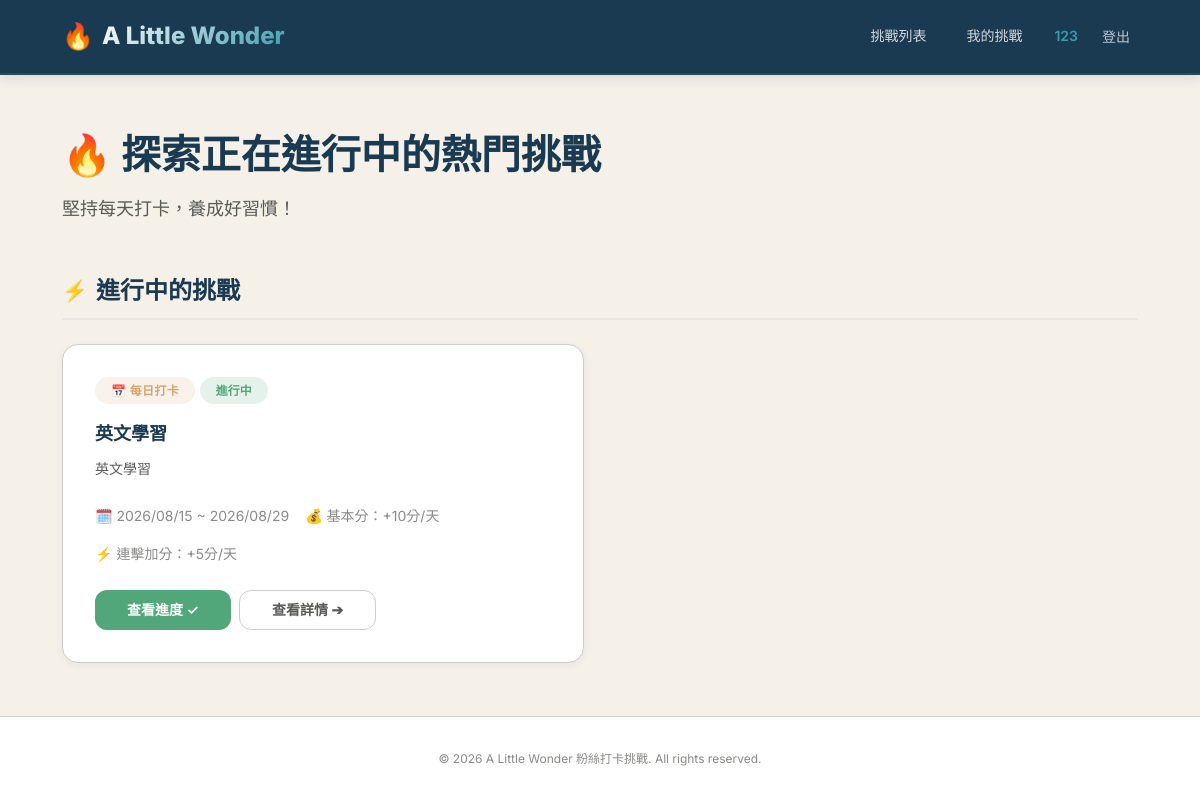
The page /challenges/ (signed in) on the database its author committed.
### challenges/models.py (models this page shows, shortened)
class Challenge(models.Model):
    TYPE_CHOICES = [
        ('daily', '每日挑戰'),
        ('weekly', '每週挑戰'),
    ]
    title = models.CharField('挑戰標題', max_length=100, db_index=True)
    description = models.TextField('挑戰說明')
    challenge_type = models.CharField(
        '挑戰類型', max_length=20, choices=TYPE_CHOICES, default='daily'
    )
    start_at = models.DateTimeField('開始時間')
    end_at = models.DateTimeField('結束時間')
    is_active = models.BooleanField('是否進行中', default=True, db_index=True)
    share_enabled = models.BooleanField('啟用分享', default=True)
    points_per_checkin = models.PositiveIntegerField('每次打卡基礎分數', default=10)
    bonus_for_streak = models.PositiveIntegerField('連續打卡額外加分', default=5)
    created_at = models.DateTimeField('建立時間', auto_now_add=True)
    updated_at = models.DateTimeField('更新時間', auto_now=True)
    class Meta:
        verbose_name = '挑戰活動'
        verbose_name_plural = '挑戰活動清單'
        ordering = ['-created_at']

### challenges/views.py (the view)
# urls.py: path('', views.ChallengeListView.as_view(), name='list'),
class ChallengeListView(ListView):
    model = Challenge
    template_name = 'challenges/challenge_list.html'
    context_object_name = 'challenges'
    def get_queryset(self):
        now = timezone.now()
        return Challenge.objects.filter(
            is_active=True,
            end_at__gte=now,
        ).order_by('-start_at')
    def get_context_data(self, **kwargs):
        context = super().get_context_data(**kwargs)
        now = timezone.now()
        ongoing = []
        upcoming = []
        for challenge in context['challenges']:
            if challenge.start_at <= now:
                ongoing.append(challenge)
            else:
                upcoming.append(challenge)
        context['ongoing_challenges'] = ongoing
        context['upcoming_challenges'] = upcoming
        if self.request.user.is_authenticated:
            joined_ids = set(
                Participant.objects.filter(
                    user=self.request.user
                ).values_list('challenge_id', flat=True)
            )
            context['joined_challenge_ids'] = joined_ids
        return context

### templates/challenges/challenge_list.html (shortened to what this page needs)
{% extends "base.html" %}
{% block content %}
<div class="page-header">
  <h1 class="page-title">🔥 探索正在進行中的熱門挑戰</h1>
  <p class="page-subtitle">堅持每天打卡，養成好習慣！</p>
</div>
{% if ongoing_challenges %}
<section>
  <div class="section-header">
    <span class="section-icon">⚡</span>
    <h2 class="section-title">進行中的挑戰</h2>
  </div>
  <div class="card-grid">
    {% for challenge in ongoing_challenges %}
    <div class="card challenge-card" id="challenge-card-{{ challenge.id }}">
      <span class="challenge-type-badge {% if challenge.challenge_type == 'daily' %}badge-daily{% else %}badge-weekly{% endif %}">
        {% if challenge.challenge_type == 'daily' %}📅 每日打卡{% else %}📆 每週挑戰{% endif %}
      </span>
      <span class="challenge-status-badge badge-ongoing">進行中</span>
      <h3 class="challenge-title">{{ challenge.title }}</h3>
      <p class="challenge-desc">{{ challenge.description }}</p>
      <div class="challenge-meta">
        <span class="challenge-meta-item">🗓️ {{ challenge.start_at|date:"Y/m/d" }} ~ {{ challenge.end_at|date:"Y/m/d" }}</span>
        <span class="challenge-meta-item">💰 基本分：+{{ challenge.points_per_checkin }}分/天</span>
        <span class="challenge-meta-item">⚡ 連擊加分：+{{ challenge.bonus_for_streak }}分/天</span>
      </div>
      <div class="card-actions">
        {% if user.is_authenticated %}
          {% if challenge.id in joined_challenge_ids %}
            <a href="{% url 'challenges:detail' challenge.pk %}" class="btn btn-success" id="view-progress-{{ challenge.id }}">查看進度 ✓</a>
          {% else %}
            <button class="btn btn-primary" id="join-btn-{{ challenge.id }}" data-challenge-id="{{ challenge.id }}">🚀 立即加入</button>
          {% endif %}
        {% else %}
          <a href="{% url 'login' %}?next={% url 'challenges:list' %}" class="btn btn-primary">登入後加入</a>
        {% endif %}
        <a href="{% url 'challenges:detail' challenge.pk %}" class="btn btn-outline" id="detail-btn-{{ challenge.id }}">查看詳情 ➔</a>
      </div>
    </div>
    {% endfor %}
  </div>
</section>
{% endif %}
{% endblock %}

### templates/base.html (shortened to what this page needs)
{% load static %}
<!DOCTYPE html>
<html lang="zh-Hant">
<head>
  <link rel="stylesheet" href="{% static 'css/custom.css' %}">
</head>
<body>
  <nav class="navbar" id="main-nav">
    <div class="nav-container">
      <a href="{% url 'challenges:list' %}" class="nav-brand">
        <span class="brand-icon">🔥</span>
        <span class="brand-text">A Little Wonder</span>
      </a>
      <div class="nav-links">
        <a href="{% url 'challenges:list' %}" class="nav-link" id="nav-challenges">挑戰列表</a>
        {% if user.is_authenticated %}
        <a href="{% url 'challenges:my_challenges' %}" class="nav-link" id="nav-my-challenges">我的挑戰</a>
        <div class="nav-user">
          <span class="nav-username">{{ user.first_name|default:user.username }}</span>
          <form action="{% url 'logout' %}" method="post" style="display:inline; margin:0;">
            <button type="submit" class="nav-link nav-logout" id="nav-logout">登出</button>
          </form>
        </div>
        {% else %}
        <a href="{% url 'login' %}" class="nav-link btn-nav-login" id="nav-login">登入</a>
        <a href="{% url 'signup' %}" class="nav-link btn-nav-signup" id="nav-signup">註冊</a>
        {% endif %}
      </div>
    </div>
  </nav>
  <main class="main-content">
    {% block content %}{% endblock %}
  </main>
  <footer class="footer">
    <div class="footer-container">
      <p>&copy; 2026 A Little Wonder 粉絲打卡挑戰. All rights reserved.</p>
    </div>
  </footer>
</body>
</html>

### rows shown on the page
Challenge: challenge_type "📅 每日打卡", title "英文學習", description "英文學習", start_at "2026/08/15", end_at "2026/08/29", points_per_checkin "10", bonus_for_streak "5"

### other values the page prints
{{ user.first_name|default:user.username }} "123"
